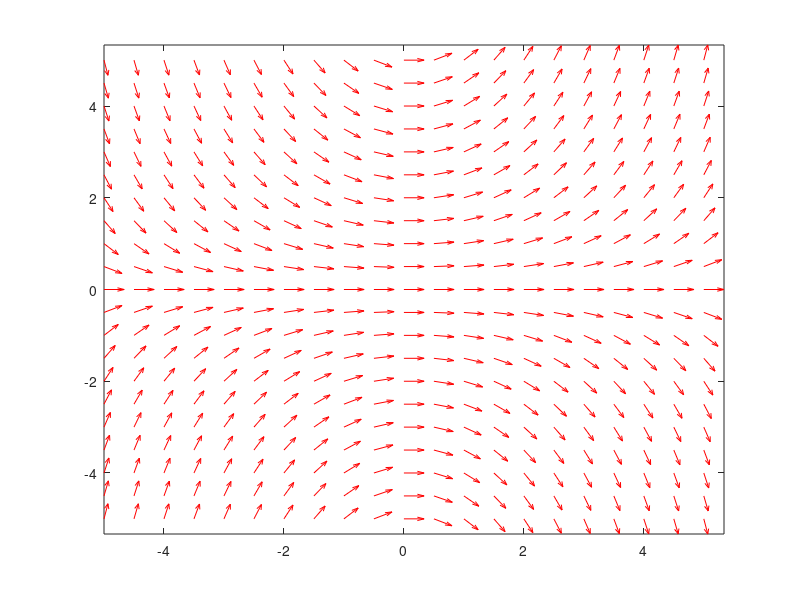

The MATLAB source for this figure:
[x y]=meshgrid([-5:0.5:5], [-5:0.5:5]);
U = ones(size(x));
V = 0.2*x.*y;
L=sqrt(U.^2+V.^2); 
quiver(x,y,U./L, V./L , 0.5, 'r' ) ;
axis tight